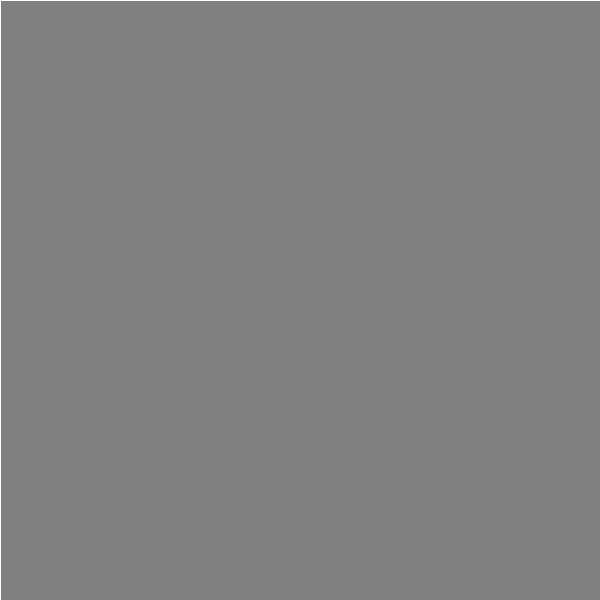
Frame 1 (no input)
Frame 60 (the mouse pressed at the canvas centre just before this capture): identical to frame 1, image omitted
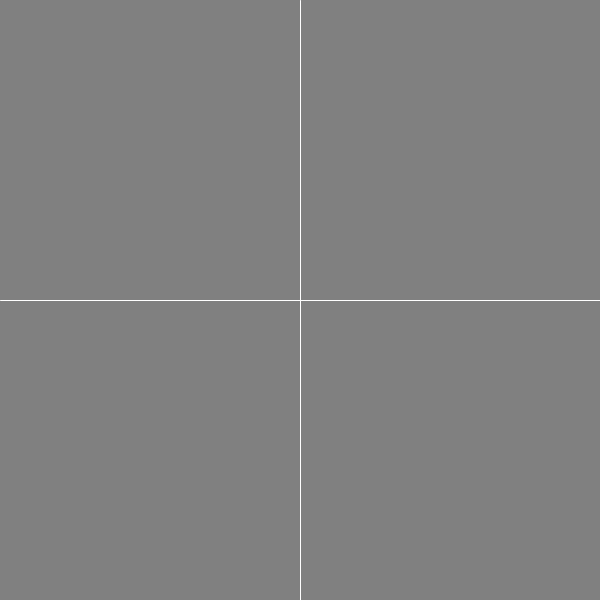
Frame 120 (the mouse held since frame 60 and released just before this capture)

The Processing sketch that drew these frames (run headless with seeded random() and noise(); from frame 60 on, the mouse is pressed at the canvas centre):

// Processing sketch: sample_02
// ── sample_02.pde
// drawing a cross line

void setup() {
  size(600, 600);
  stroke(255);
}

void draw() {
  background(128);
  line(mouseX, 0, mouseX, width);
  line(0, mouseY, width, mouseY);
}
